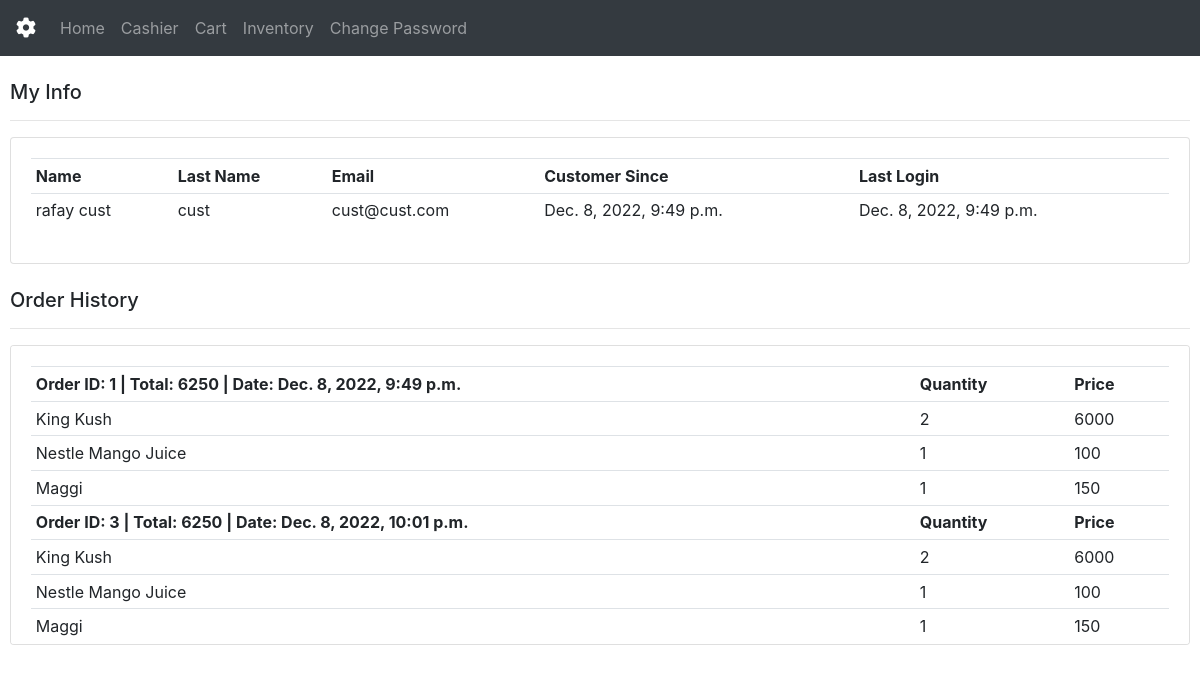
Screenshot of /customer/3 with the database file from the repository.
### inventory/models.py (models this page shows, shortened)
class Order(models.Model):
    choices = (
        ('Card', 'Card'),
        ('Cash', 'Cash'),
    )
    customer = models.ForeignKey(Customer, null=True, on_delete=models.SET_NULL)
    date_created = models.DateTimeField(auto_now_add=True, null=True)
    payment_method = models.CharField(max_length=100, choices=choices, null=True, default='Cash')
    complete = models.BooleanField(default=False)
    refund_status = models.BooleanField(default=False)
    @property
    def get_cart_total(self):
        orderitems = self.orderitem_set.all()
        total = sum([item.get_total for item in orderitems])
        return total

class orderItem(models.Model):
    stock = models.ForeignKey(stock, null=True, on_delete=models.SET_NULL)
    orderid = models.ForeignKey(Order, null=True, on_delete=models.SET_NULL)
    quantity = models.IntegerField(null=True, default=0)
    @property
    def get_total(self):
        total = self.stock.price * self.quantity
        return total

class stock(models.Model):
    sku = models.CharField(max_length=100, primary_key=True)
    name = models.CharField(max_length=100, null=True)
    price = models.IntegerField(null=True)
    quantity = models.IntegerField(default=0, null=True)

### inventory/views.py (the view)
# urls.py: path('customer/<str:pk>', views.customer, name='customer'),
def customer(request, pk):
    customer = Customer.objects.get(user_id=pk)
    cursor = connection.cursor()
    query = 'SELECT * FROM auth_user WHERE id = ' + pk
    cursor.execute(query)
    data = dictfetchall(cursor)
    try:
        order = Order.objects.filter(customer=customer.id)
        for ouda in order:
            items = ouda.orderitem_set.all()
        items = []
    except:
        items = []
    cotext = {'data': data, 'items': items, 'order': order}
    return render(request, 'inventory/customer.html', cotext)

### inventory/views.py (called while the page is built)
def dictfetchall(cursor):
    desc = cursor.description
    return [
        dict(zip([col[0] for col in desc], row))
        for row in cursor.fetchall()
    ]

### inventory/templates/inventory/customer.html
{% extends 'inventory/main.html' %}
{% load static %}
{% block content %}
<br>
<div style="padding-left: 10px; padding-right: 10px;">
	<div class="row">
		<div class="col-md-12">
			<h5>My Info</h5>
			<hr>
			<div class="card card-body" style="max-height: 300px; overflow-y: scroll;">
                <table class="table table-sm">
                    <tr>
                        <th>Name</th>
                        <th>Last Name</th>
                        <th>Email</th>
                        <th>Customer Since</th>
                        <th>Last Login</th>
                    </tr>
                    {% for chosen in data %}
                    <tr>
                        <td>{{chosen.first_name}} {{chosen.last_name}}</td>
                        <td>{{chosen.last_name}}</td>
                        <td>{{chosen.email}}</td>
                        <td>{{chosen.date_joined}}</td>
                        <td>{{chosen.last_login}}</td>
                    </tr>
                    {% endfor %}
                </table>
			</div>
		</div>
    </div>
</div>
<br>
<div style="padding-left: 10px; padding-right: 10px;">
	<div class="row">
		<div class="col-md-12">
			<h5>Order History</h5>
			<hr>
			<div class="card card-body" style="max-height: 300px; overflow-y: scroll;">
                <table class="table table-sm">
                    {% for ouda in order %}
                        <tr>
                            <td><b>Order ID: {{ouda.id}} | Total: {{ouda.get_cart_total}} | Date: {{ouda.date_created}}</b></td>
                            <td><b>Quantity</b></td>
                            <td><b>Price</b></td>
                        </tr>
                        {% for item in ouda.orderitem_set.all %}
                        <tr>
                            <td>{{item.stock.name}}</td>
                            <td>{{item.quantity}}</td>
                            <td>{{item.get_total}}</td>
                        </tr>
                        {% endfor %}
                    {% endfor %}
                </table>
			</div>
		</div>
    </div>
</div>
{% endblock %}

### inventory/templates/inventory/main.html (shortened to what this page needs)
{% load static %}
<!DOCTYPE html>
<html lang="en">
<head>
    <link rel="stylesheet" href="https://cdn.jsdelivr.net/npm/bootstrap@4.4.1/dist/css/bootstrap.min.css">
</head>
<body>
    {%  include 'inventory/navbar.html' %}
    {% block content %}
    {% endblock %}
</body>
</html>

### inventory/templates/inventory/navbar.html (shortened to what this page needs)
{% load static %}
<nav class="navbar navbar-expand-lg navbar-dark bg-dark">
    <a class="navbar-brand" href="#"><i class="fa-solid fa-cog fa-spin"></i></a>
    <div class="collapse navbar-collapse" id="navbarNavAltMarkup">
      <div class="navbar-nav">
        <a class="nav-item nav-link" href="{% url 'home' %}">Home</a>
        <a class="nav-item nav-link" href="{% url 'cashier' %}">Cashier</a>
        <a class="nav-item nav-link" href="{% url 'cart' %}">Cart</a>
        <a class="nav-item nav-link" href="{% url 'stock' %}">Inventory</a>
        <a class="nav-item nav-link" href="{% url 'change_password' %}">Change Password</a>
      </div>
    </div>
</nav>

### rows the page displays
Order: id "1", get_cart_total "6250", date_created "Dec. 8, 2022, 9:49 p.m."
orderItem: stock.name "King Kush", quantity "2", get_total "6000"
orderItem: stock.name "Nestle Mango Juice", quantity "1", get_total "100"
orderItem: stock.name "Maggi", quantity "1", get_total "150"
Order: id "3", get_cart_total "6250", date_created "Dec. 8, 2022, 10:01 p.m."
orderItem: stock.name "King Kush", quantity "2", get_total "6000"
orderItem: stock.name "Nestle Mango Juice", quantity "1", get_total "100"
orderItem: stock.name "Maggi", quantity "1", get_total "150"

### other values shown
{{ chosen.first_name }} "rafay"
{{ chosen.last_name }} "cust"
{{ chosen.email }} "cust@cust.com"
{{ chosen.date_joined }} "Dec. 8, 2022, 9:49 p.m."
{{ chosen.last_login }} "Dec. 8, 2022, 9:49 p.m."
